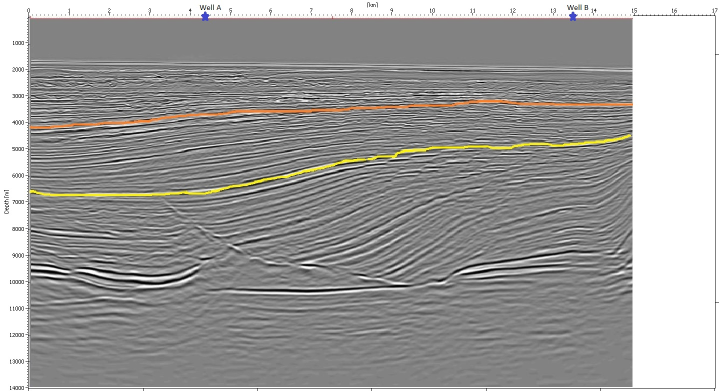
#> input picture painter/SeismicScaled.jpg, 1437 x 781 px (shown at 1/2 size)
$ python main1.py
#> lines starting #> are read from the running program, lines starting #| are printed output that depends on the picture; after the words box and inside, x2 and y2 are one past the last pixel; in counts of white or black regions, pixels touching at a corner belong together
### painter/image.py
import cv2
import numpy as np


def create(height: int, width: int, white: bool=False) -> np.ndarray:
    image = np.zeros((height, width), np.uint8)
    if white:
        image.fill(255)
    return image


def load(image_name: str) -> np.ndarray:
#> called with image_name = 'SeismicScaled.jpg'
    return cv2.imread(image_name, 1)
#> returned value is the input picture: shape (781, 1437, 3); mean B, G, R 153.6, 155.1, 155.9


def show(*images: np.ndarray):
    for i, image in enumerate(images):
        cv2.imshow('image-' + str(i), image)
    cv2.waitKey(0)
    cv2.destroyAllWindows()


# [10 lines that do not run on import are left out]

### painter/seismic.py
import cv2
import numpy as np

from painter.data import Geo, Match, GeoTransformation, Layer
from data import *


def parse_transformation(image: np.ndarray, width_m: int, left_height: int, k: float) -> GeoTransformation:

#> called with width_m = 15000, left_height = 2500, k = 10
    layers = []

    def find_layer(index):
        orange_end = None
        yellow_start = None
        contains_well = False
        for j in range(image.shape[0]):
            b, g, r = image[j, index, :]

            if r > 200 > g > 100 > b:  # maybe orange
                orange_end = j
            elif r > 200 and g > 200 and 100 > b:  # maybe yellow
                yellow_start = j
            elif r < 100 and g < 100 and b > 110:  # maybe blue
                contains_well = True

            if orange_end is not None and yellow_start is not None:
                return Layer(orange_end, yellow_start, contains_well)

            if r > 180 > g > 100 > b:  # maybe maybe orange
                orange_end = j

        return None

    for i in range(image.shape[1]):

        layer = find_layer(i)

        if layer is not None:
            layers.append(layer)

    for index, layer in enumerate(layers):
        if layer.to_depth - layer.from_depth < 10:
            layer.from_depth = (layers[index - 2].from_depth + layers[index + 2].from_depth) // 2
#> after the loop, layer.from_depth = 210

    width_k = width_m / len(layers) / k
#> width_k = 1.25
    height_k = left_height / (layers[0].to_depth - layers[0].from_depth) / k
#> height_k = 1.97
    min_depth = min(layer.from_depth for layer in layers)
#> min_depth = 204

    def adopt(depth):
        return int((depth - min_depth) * height_k)

    # new_width = int(width_m / k)
    new_width = len(layers) * int(width_k)  # width_k ~= 5.016
#> new_width = 1196
    new_height = int((max(layer.to_depth for layer in layers) - min_depth) * height_k)
#> new_height = 362
    new_layers = [l for layer in layers for l
                  in [Layer(adopt(layer.from_depth), adopt(layer.to_depth), layer.contains_well)] * int(width_k)]

    left_well_intent = min(i for i, layer in enumerate(new_layers) if layer.contains_well)
#> left_well_intent = 342
    right_well_intent = max(i for i, layer in enumerate(new_layers) if layer.contains_well)
#> right_well_intent = 1088

    return GeoTransformation(new_layers, new_width, new_height, left_well_intent, right_well_intent)


def paint_transformation(image: np.ndarray, transformation: GeoTransformation, source: np.ndarray):
    assert image.shape[0] == transformation.height
    assert image.shape[1] == transformation.width
    assert source.shape[1] == transformation.width

    for i, layer in enumerate(transformation.layers):
        image[layer.from_depth: layer.to_depth, i] = \
            cv2.resize(np.asmatrix(source[:, i]), (layer.to_depth - layer.from_depth, 1))

### painter/data.py
from abc import ABC
from typing import List, Sized


class Well(Sized, ABC):
    # [4 lines left out: function __init__, not called in this run]

    def __len__(self):
        return len(self.core)

    # [9 lines left out: functions generate_left, generate_right, not called in this run]


class Geo:
    # [10 lines left out: function __init__, not called in this run]

    @property
    def height(self) -> int:
        return len(self.right_well.core)


class Layer:
    # [4 lines left out: function __init__, not called in this run]


class GeoTransformation:
    # [6 lines left out: function __init__, not called in this run]


class Match:
    # [8 lines left out: function __init__, not called in this run]

    def iterator(self):
        return zip(self.left_from, self.left_to, self.right_from, self.right_to)

    # [7 lines left out: function generate, not called in this run]

### painter/paint.py
from itertools import groupby

import cv2
import numpy as np

from data import *
from painter.data import Geo, Match, GeoTransformation
# from data import Geo, Match


def wells(image: np.ndarray, geo: Geo) -> None:
    image[:, geo.left_well_indent] = [254 * x for x in geo.left_well.core]
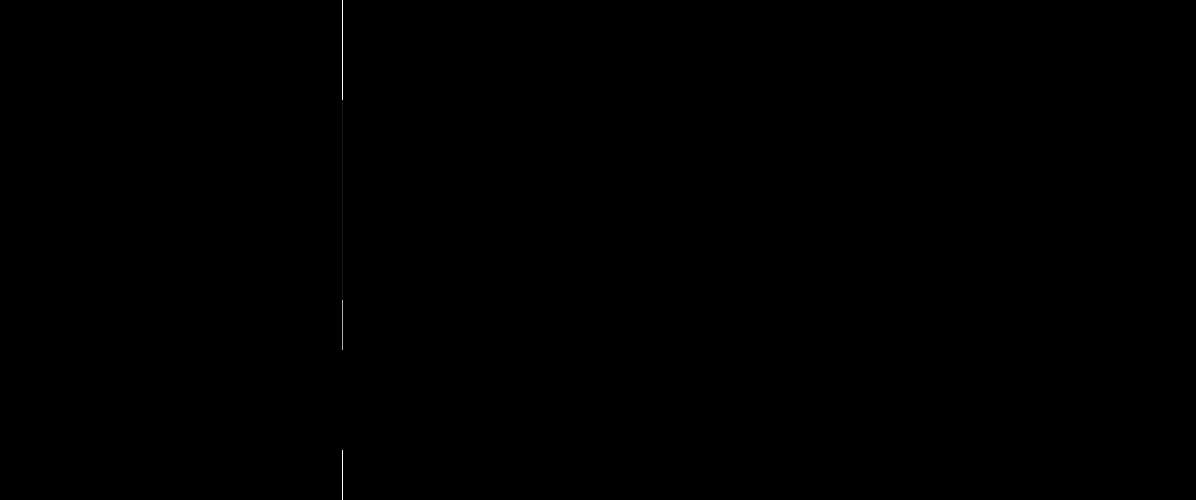
#> image: shape (500, 1196); min 0, max 254, mean 0.1
    image[:, geo.right_well_indent] = [254 * x for x in geo.right_well.core]
#> image: shape (500, 1196); 0.06% of pixels changed, all inside (x1, y1, x2, y2) = (1088, 0, 1089, 500)


def lines(image: np.ndarray, geo: Geo, match: Match):
    for l1, l2, r1, r2 in match.iterator():
        cv2.line(image, (geo.left_well_indent, avg(l1, l2)), (geo.right_well_indent, avg(r1, r2)), 125, 1)
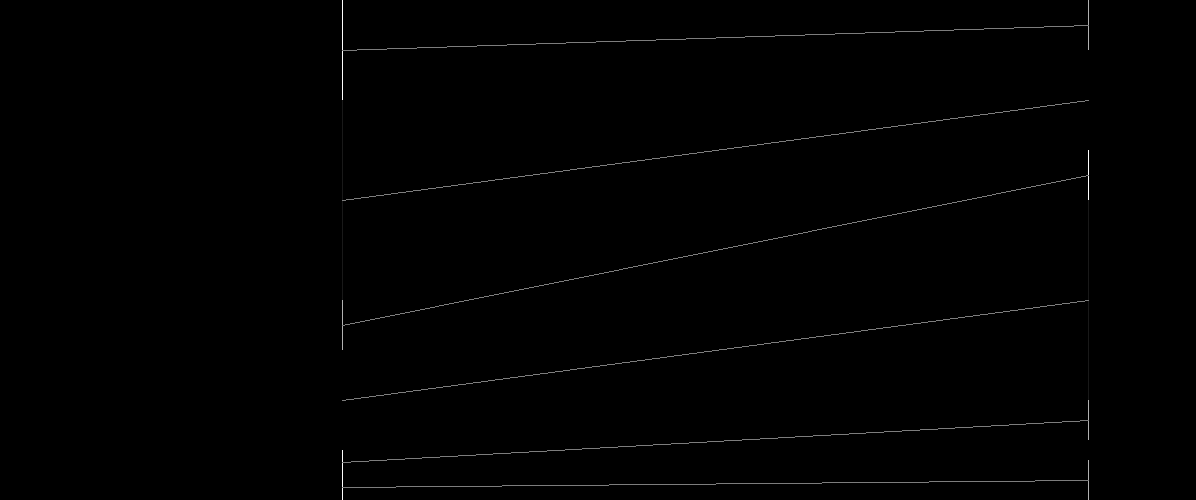
#> image: shape (500, 1196); min 0, max 254, mean 1.1


def fill(image: np.ndarray, geo: Geo, match: Match, name: str="core") -> None:

    values = getattr(geo.left_well, name) + getattr(geo.right_well, name)
    print(min(values), max(values))
    _lines = [create_lines(l1, l2, r1, r2, geo, name, min(values), max(values)) for l1, l2, r1, r2 in match.iterator()]

    for i in range(geo.width):
        key_values = [(x, np.mean([a[1] for a in group])) for (x, group)
                      in groupby(sorted(((int(line(i)), value_line(i))
                                         for (line, value_line) in _lines), key=lambda n: n[0]), key=lambda m: m[0])
                      if 0 <= x < geo.height]
        key_values.sort(key=lambda x: x[0])

        up_index = None
        down_index = 0  # assume non empty

        for j in range(geo.height):

            if down_index is not None and j > key_values[down_index][0]:
                up_index = down_index
                down_index = down_index + 1 if down_index < len(key_values) - 1 else None

            if up_index is None:
                value = key_values[down_index][1]
            elif down_index is None:
                value = key_values[up_index][1]
            else:
                delta = key_values[down_index][0] - key_values[up_index][0]
                down = (j - key_values[up_index][0]) / delta
                up = (key_values[down_index][0] - j) / delta
                value = up * key_values[up_index][1] + down * key_values[down_index][1]

            image[j, i] = 254 * max(0, min(1, value))
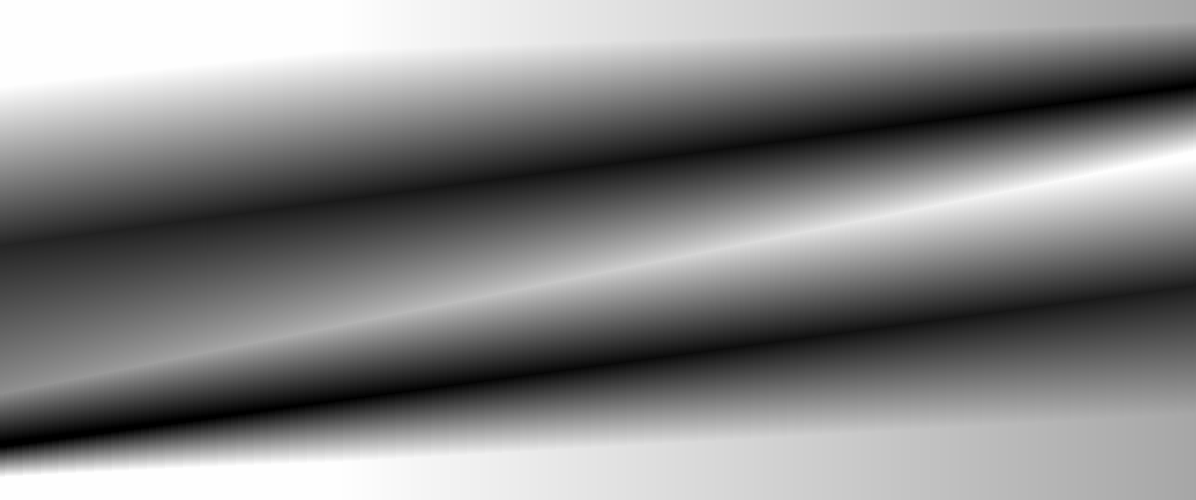
#> image: shape (500, 1196); min 0, max 254, mean 135.5
#> after the loop in paint_transformation, `for i, layer in enumerate(transformation.layers):`:
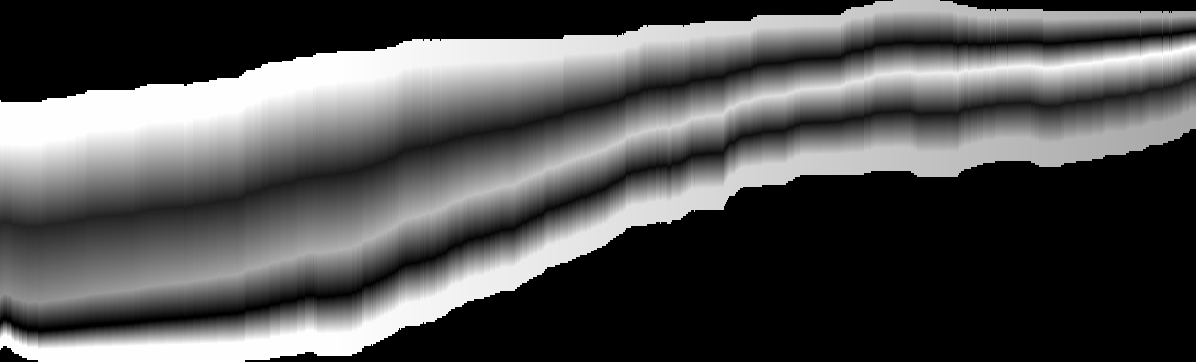
#> image: shape (362, 1196); min 0, max 254, mean 82.6


class Line:
    def __init__(self, a: float, b: float):
        self.a = a
        self.b = b

    def __call__(self, x) -> float:
        return self.a * x + self.b


def create_lines(left_from: int, left_to: int, right_from: int, right_to: int, geo: Geo, name: str, min_value: float, max_value: float) -> (Line, Line):
    x1 = geo.left_well_indent
    y1 = avg(left_from, left_to)
    x2 = geo.right_well_indent
    y2 = avg(right_from, right_to)

    def norm(value):
        return (value - min_value) / (max_value - min_value)

    value1 = norm(sum(getattr(geo.left_well, name)[left_from: left_to]) / (left_to - left_from))
    value2 = norm(sum(getattr(geo.right_well, name)[right_from: right_to]) / (right_to - right_from))

    a = (y2 - y1) / (x2 - x1)

    value_a = (value2 - value1) / (x2 - x1)

    return Line(a, y1 - a * x1), Line(value_a, value1 - value_a * x1)


def filtered(image: np.ndarray):
    return cv2.GaussianBlur(image, (5, 5), 0)


def resized(image: np.ndarray):
    return cv2.resize(image, (500, 250))

def depth(image: np.ndarray):
    return cv2.applyColorMap(image, cv2.COLORMAP_JET)


def save(image: np.ndarray, name: str):
    cv2.imwrite(name, image)


def bined(image: np.ndarray):
    def f(x):
        if x < 127:
            return 0
        elif x == 255:
            return 255
        else:
            return 254

    new_image = image.copy()
    for i in range(image.shape[0]):
        for j in range(image.shape[1]):
            new_image[i, j] = f(image[i, j])
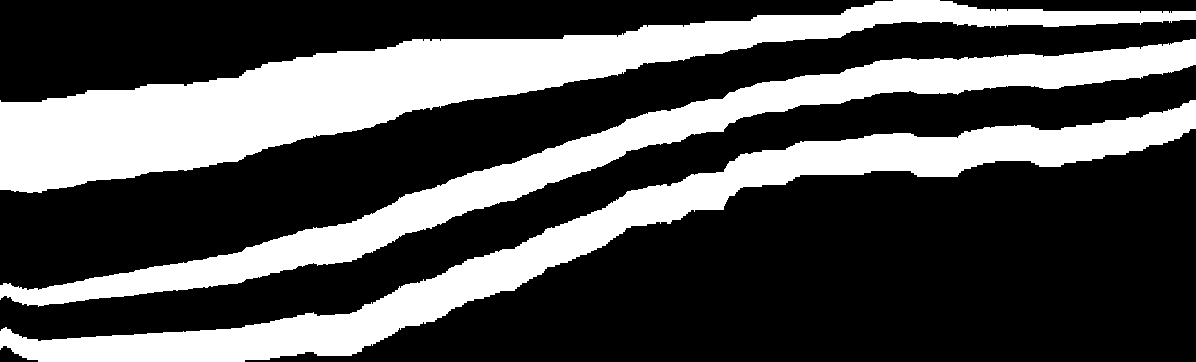
#> new_image: shape (362, 1196); values 0 (black) and 254 (white), 32.2% white; 3 white regions, box (x1, y1, x2, y2) and area: (0, 0, 1196, 193) 59202, (0, 100, 1196, 362) 42409, (0, 39, 1196, 307) 37708

    return new_image
    # func = np.vectorize(lambda x: 0 if x < 127 else (255 if x == 255 else 254))
    # return func(image)

# [17 lines left out: function colorize, not called in this run]


# def avg_line(line1: Line, line2: Line, x: int, y: int) -> Line:
#     a = line1.a + line2.a
#     return Line( )


def avg(x1, x2) -> int:
    if x1 > x2:
        return avg(x2, x1)
    return (x2 - x1) // 2 + x1

### painter/main1.py
import cv2

import image
import paint
import seismic
from data import *

if __name__ == '__main__':
    _seismic = image.load("SeismicScaled.jpg")
    _transformation = seismic.parse_transformation(_seismic, 15 * 1000, int(2.5 * 1000), 10)

    _geo = Geo(Well.generate_left(), Well.generate_right(), _transformation.width, _transformation.left_well_intent, _transformation.right_well_intent)
    _match = Match.generate()
    _image = image.create(_geo.height, _geo.width)

    # image.show(_seismic)

    paint.wells(_image, _geo)
    paint.lines(_image, _geo, _match)
    paint.fill(_image, _geo, _match)

    # [8 lines of commented-out code are left out]

    _result = image.create(_transformation.height, _transformation.width)
    seismic.paint_transformation(_result, _transformation, _image)

    image.show(_image, paint.bined(_result))
#> the loop in show, `for i, image in enumerate(images):` made 2 passes
